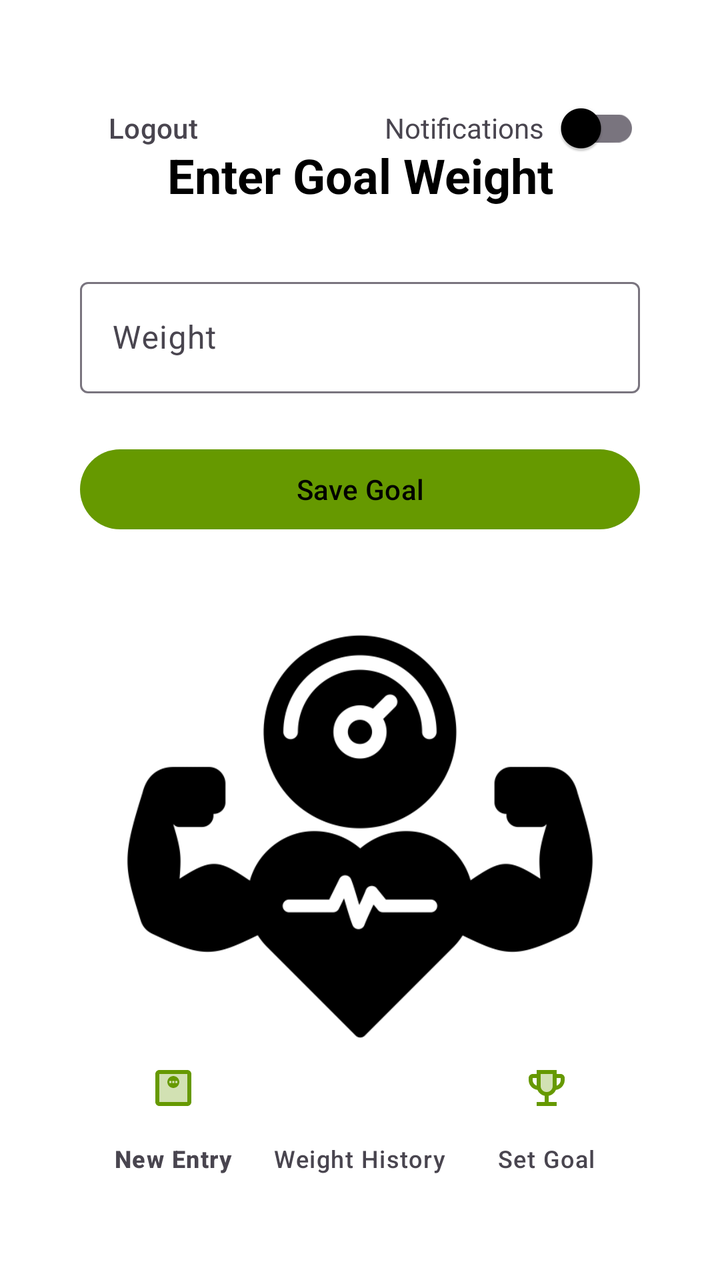
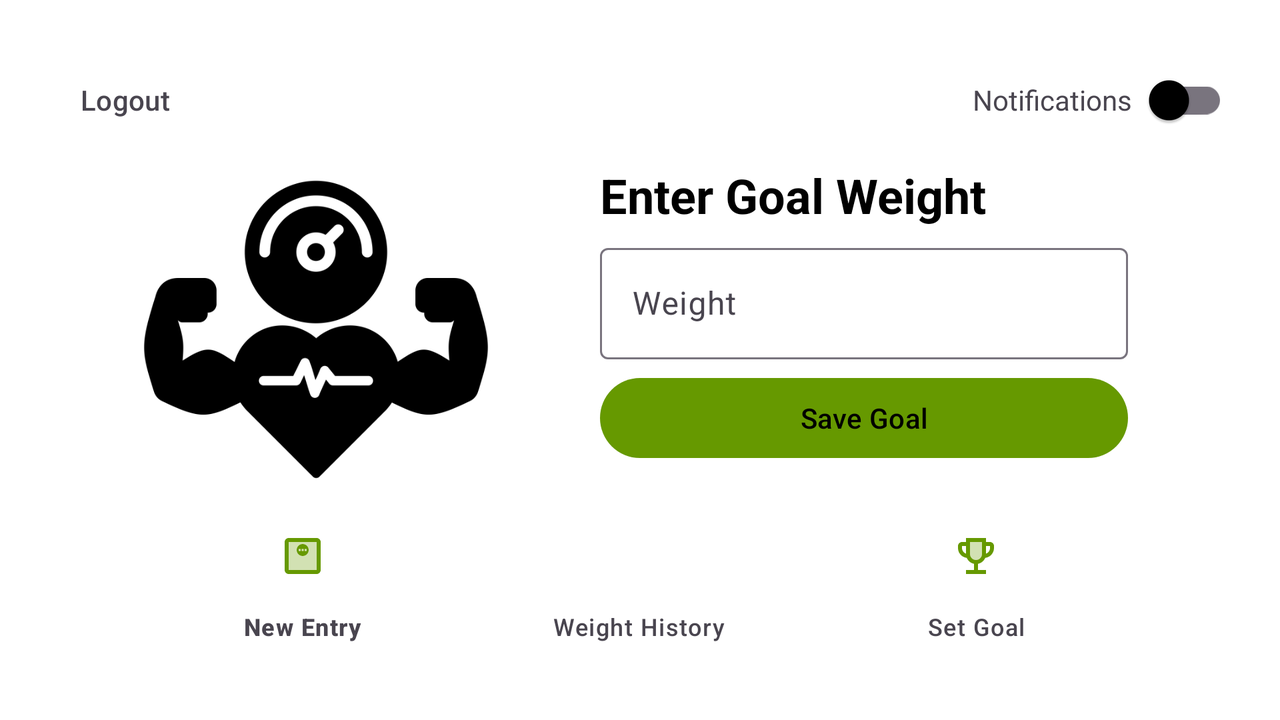

Two renders of one Android screen. The first uses the default layout on a phone; the second uses the alternative layout the repository ships for a different screen configuration, on a matching device. The two XML files are below.
<!-- AndroidManifest.xml: application theme Theme.WeightTracker -->
<!-- res/layout/activity_goal_weight.xml -->
<?xml version="1.0" encoding="utf-8"?>
<androidx.constraintlayout.widget.ConstraintLayout
    xmlns:android="http://schemas.android.com/apk/res/android"
    xmlns:app="http://schemas.android.com/apk/res-auto"
    xmlns:tools="http://schemas.android.com/tools"
    android:layout_width="match_parent"
    android:layout_height="match_parent"
    android:padding="40dp"
    android:background="?attr/colorSurface">

    <TextView
        android:id="@+id/goalTitle"
        android:layout_width="wrap_content"
        android:layout_height="wrap_content"
        android:text="@string/enter_goal_weight"
        android:textColor="?attr/colorOnSurface"
        android:textSize="24sp"
        android:textStyle="bold"
        app:layout_constraintTop_toTopOf="parent"
        app:layout_constraintBottom_toTopOf="@id/goalInputLayout"
        app:layout_constraintStart_toStartOf="parent"
        app:layout_constraintEnd_toEndOf="parent"
        app:layout_constraintVertical_chainStyle="packed" />

    <com.google.android.material.textfield.TextInputLayout
        android:id="@+id/goalInputLayout"
        style="@style/Widget.Material3.TextInputLayout.OutlinedBox"
        android:layout_width="0dp"
        android:layout_height="wrap_content"
        android:layout_marginTop="32dp"
        app:layout_constraintWidth_max="400dp"
        app:layout_constraintTop_toBottomOf="@id/goalTitle"
        app:layout_constraintBottom_toTopOf="@id/saveGoalButton"
        app:layout_constraintStart_toStartOf="parent"
        app:layout_constraintEnd_toEndOf="parent">

        <com.google.android.material.textfield.TextInputEditText
            android:id="@+id/goalWeightField"
            android:layout_width="match_parent"
            android:layout_height="wrap_content"
            android:hint="@string/weight"
            android:inputType="numberDecimal"
            tools:ignore="VisualLintTextFieldSize,TextContrastCheck" />
    </com.google.android.material.textfield.TextInputLayout>

    <com.google.android.material.button.MaterialButton
        android:id="@+id/saveGoalButton"
        android:layout_width="0dp"
        android:layout_height="wrap_content"
        android:layout_marginTop="24dp"
        android:text="@string/save_goal"
        app:layout_constraintBottom_toTopOf="@id/brandLogo"
        app:layout_constraintEnd_toEndOf="@+id/goalInputLayout"
        app:layout_constraintStart_toStartOf="@+id/goalInputLayout"
        app:layout_constraintTop_toBottomOf="@id/goalInputLayout"
        tools:ignore="VisualLintButtonSize" />

    <ImageView
        android:id="@+id/brandLogo"
        android:contentDescription="@string/weight_tracker_logo"
        android:scaleType="fitCenter"
        android:src="@drawable/weight_tracker_logo"
        android:layout_width="0dp"
        android:layout_height="wrap_content"
        app:layout_constrainedHeight="true"
        app:layout_constraintHeight_max="300dp"
        app:layout_constraintBottom_toBottomOf="parent"
        app:layout_constraintEnd_toEndOf="@+id/saveGoalButton"
        app:layout_constraintStart_toStartOf="@+id/saveGoalButton"
        app:layout_constraintTop_toBottomOf="@id/saveGoalButton"
        app:tint="?attr/colorOnSurface" />

    <com.google.android.material.button.MaterialButton
        android:id="@+id/logoutButton"
        android:layout_width="wrap_content"
        android:layout_height="wrap_content"
        android:text="@string/logout"
        app:icon="@drawable/ic_logout"
        app:iconPadding="1dp"
        android:textColor="?attr/colorOnSurfaceVariant"
        style="?attr/materialIconButtonStyle"
        app:layout_constraintStart_toStartOf="parent"
        app:layout_constraintTop_toTopOf="parent" />

    <LinearLayout
        android:id="@+id/smsNotifications"
        android:layout_width="wrap_content"
        android:layout_height="wrap_content"
        android:gravity="end"
        android:orientation="horizontal"
        app:layout_constraintEnd_toEndOf="parent"
        app:layout_constraintTop_toTopOf="parent">

        <TextView
            android:id="@+id/smsText"
            android:layout_width="wrap_content"
            android:layout_height="wrap_content"
            android:text="@string/sms_notifications"
            android:textColor="?attr/colorOnSurfaceVariant" />

        <com.google.android.material.switchmaterial.SwitchMaterial
            android:id="@+id/smsToggle"
            android:layout_width="wrap_content"
            android:layout_height="wrap_content" />
    </LinearLayout>

    <com.google.android.material.bottomnavigation.BottomNavigationView
        android:id="@+id/bottomNav"
        android:layout_width="0dp"
        android:layout_height="wrap_content"
        android:background="@color/bottom_nav_background"
        app:itemIconTint="?attr/colorPrimary"
        app:itemTextColor="?attr/colorOnSurfaceVariant"
        app:menu="@menu/bottom_nav_menu"
        app:labelVisibilityMode="labeled"
        app:layout_constraintStart_toStartOf="parent"
        app:layout_constraintEnd_toEndOf="parent"
        app:layout_constraintBottom_toBottomOf="parent" />

</androidx.constraintlayout.widget.ConstraintLayout>
<!-- resources referenced by this layout -->
<resources>
  <color name="bottom_nav_background">#00000000</color>
  <!-- drawable weight_tracker_logo: png bitmap (drawable, 19666 bytes) -->
  <string name="enter_goal_weight">Enter Goal Weight</string>
  <string name="logout">Logout</string>
  <string name="save_goal">Save Goal</string>
  <string name="sms_notifications">Notifications</string>
  <string name="weight">Weight</string>
  <string name="weight_tracker_logo">Brand Logo</string>
  <style name="Theme.WeightTracker" parent="Theme.Material3.Light.NoActionBar">
          <item name="colorPrimary">@color/md_theme_light_primary</item>
          <item name="colorOnPrimary">@color/md_theme_light_onPrimary</item>
          <item name="colorSurface">@color/md_theme_light_surface</item>
          <item name="colorOnSurface">@color/md_theme_light_onSurface</item>
          <item name="colorSecondary">@color/md_theme_light_secondary</item>
          <item name="colorOnSecondary">@color/md_theme_light_onSecondary</item>
      </style>
  <color name="md_theme_light_primary">@android:color/holo_green_dark</color>
  <color name="md_theme_light_onPrimary">@color/black</color>
  <color name="md_theme_light_surface">@color/white</color>
  <color name="md_theme_light_onSurface">@color/black</color>
  <color name="md_theme_light_secondary">@color/gray</color>
  <color name="md_theme_light_onSecondary">@color/black</color>
  <color name="black">#FF000000</color>
  <color name="white">#FFFFFFFF</color>
  <color name="gray">#696969</color>
</resources>
<!-- res/layout-land/activity_goal_weight.xml (the repository's variant of the layout above) -->
<!-- drawn on the phone turned sideways -->
<?xml version="1.0" encoding="utf-8"?>
<androidx.constraintlayout.widget.ConstraintLayout
    xmlns:android="http://schemas.android.com/apk/res/android"
    xmlns:app="http://schemas.android.com/apk/res-auto"
    xmlns:tools="http://schemas.android.com/tools"
    android:layout_width="match_parent"
    android:layout_height="match_parent"
    android:padding="26dp"
    android:background="?attr/colorSurface">

    <ImageView
        android:id="@+id/brandLogo"
        android:src="@drawable/weight_tracker_logo"
        android:contentDescription="@string/weight_tracker_logo"
        android:scaleType="fitCenter"
        android:layout_marginTop="50dp"
        android:layout_width="0dp"
        android:layout_height="wrap_content"
        app:layout_constrainedHeight="true"
        app:layout_constraintHeight_max="300dp"
        app:layout_constraintStart_toStartOf="parent"
        app:layout_constraintEnd_toStartOf="@+id/goalInputLayout"
        app:layout_constraintTop_toTopOf="parent"
        app:layout_constraintBottom_toTopOf="@id/bottomNav"
        app:tint="?attr/colorOnSurface" />

    <TextView
        android:id="@+id/goalTitle"
        android:layout_width="wrap_content"
        android:layout_height="wrap_content"
        android:text="@string/enter_goal_weight"
        android:textColor="?attr/colorOnSurface"
        android:textSize="24sp"
        android:textStyle="bold"
        app:layout_constraintStart_toStartOf="@+id/goalInputLayout"
        app:layout_constraintTop_toTopOf="@+id/brandLogo"
        app:layout_constraintBottom_toTopOf="@+id/goalInputLayout" />

    <com.google.android.material.textfield.TextInputLayout
        android:id="@+id/goalInputLayout"
        style="@style/Widget.Material3.TextInputLayout.OutlinedBox"
        android:layout_width="0dp"
        android:layout_height="wrap_content"
        android:layout_marginStart="10dp"
        android:layout_marginEnd="50dp"
        app:layout_constraintWidth_max="400dp"
        app:layout_constraintBottom_toTopOf="@+id/saveGoalButton"
        app:layout_constraintEnd_toEndOf="parent"
        app:layout_constraintStart_toEndOf="@id/brandLogo"
        app:layout_constraintTop_toBottomOf="@id/goalTitle">

        <com.google.android.material.textfield.TextInputEditText
            android:id="@+id/goalWeightField"
            android:layout_width="match_parent"
            android:layout_height="wrap_content"
            android:hint="@string/weight"
            android:inputType="numberDecimal"
            tools:ignore="VisualLintTextFieldSize,TextContrastCheck" />
    </com.google.android.material.textfield.TextInputLayout>

    <com.google.android.material.button.MaterialButton
        android:id="@+id/saveGoalButton"
        android:layout_width="0dp"
        android:layout_height="wrap_content"
        android:layout_marginBottom="16dp"
        android:text="@string/save_goal"
        app:layout_constraintTop_toBottomOf="@id/goalInputLayout"
        app:layout_constraintBottom_toBottomOf="@+id/brandLogo"
        app:layout_constraintEnd_toEndOf="@id/goalInputLayout"
        app:layout_constraintStart_toStartOf="@id/goalInputLayout"
        tools:ignore="VisualLintButtonSize" />

    <com.google.android.material.button.MaterialButton
        android:id="@+id/logoutButton"
        android:layout_width="wrap_content"
        android:layout_height="wrap_content"
        android:text="@string/logout"
        app:icon="@drawable/ic_logout"
        app:iconPadding="1dp"
        android:textColor="?attr/colorOnSurfaceVariant"
        style="?attr/materialIconButtonStyle"
        app:layout_constraintStart_toStartOf="parent"
        app:layout_constraintTop_toTopOf="parent" />

    <LinearLayout
        android:id="@+id/smsNotifications"
        android:layout_width="wrap_content"
        android:layout_height="wrap_content"
        android:gravity="end"
        android:orientation="horizontal"
        app:layout_constraintTop_toTopOf="parent"
        app:layout_constraintEnd_toEndOf="parent">

        <TextView
            android:id="@+id/smsText"
            android:layout_width="wrap_content"
            android:layout_height="wrap_content"
            android:text="@string/sms_notifications"
            android:textColor="?attr/colorOnSurfaceVariant" />

        <com.google.android.material.switchmaterial.SwitchMaterial
            android:id="@+id/smsToggle"
            android:layout_width="wrap_content"
            android:layout_height="wrap_content" />
    </LinearLayout>

    <com.google.android.material.bottomnavigation.BottomNavigationView
        android:id="@+id/bottomNav"
        android:layout_width="0dp"
        android:layout_height="wrap_content"
        android:background="@color/bottom_nav_background"
        app:itemIconTint="?attr/colorPrimary"
        app:itemTextColor="?attr/colorOnSurfaceVariant"
        app:menu="@menu/bottom_nav_menu"
        app:labelVisibilityMode="labeled"
        app:layout_constraintStart_toStartOf="parent"
        app:layout_constraintEnd_toEndOf="parent"
        app:layout_constraintBottom_toBottomOf="parent"
        tools:ignore="VisualLintBottomNav" />

</androidx.constraintlayout.widget.ConstraintLayout>
